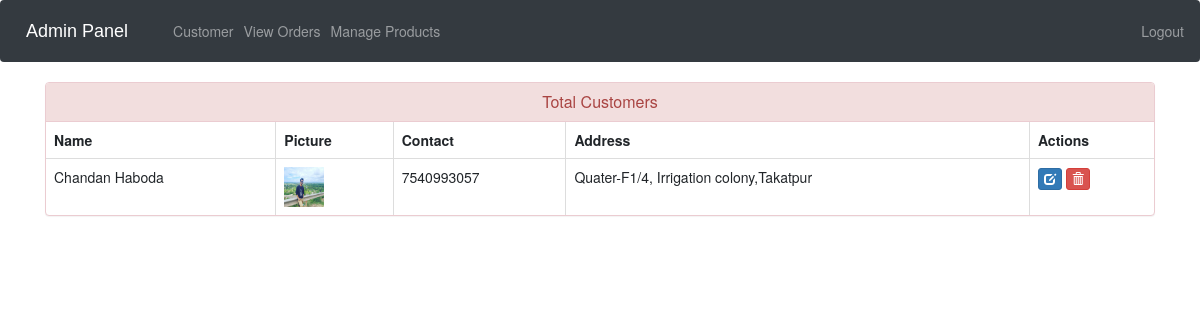
The app's page /view-customer (signed in) with its own data.
### ecom/models.py (models this page shows, shortened)
class Customer(models.Model):
    user=models.OneToOneField(User,on_delete=models.CASCADE)
    profile_pic= models.ImageField(upload_to='profile_pic/CustomerProfilePic/',null=True,blank=True)
    address = models.CharField(max_length=40)
    mobile = models.CharField(max_length=20,null=False)
    @property
    def get_name(self):
        return self.user.first_name+" "+self.user.last_name

### ecom/views.py (the view)
# urls.py: path('view-customer', views.view_customer_view,name='view-customer'),
@login_required(login_url='adminlogin')
def view_customer_view(request):
    customers=models.Customer.objects.all()
    return render(request,'ecom/view_customer.html',{'customers':customers})

### templates/ecom/view_customer.html (shortened to what this page needs)
{% extends 'ecom/admin_base.html' %}
{% load static %}
{% block content %}
<head>
  <link href="//netdna.bootstrapcdn.com/bootstrap/3.0.0/css/bootstrap.min.css" rel="stylesheet" id="bootstrap-css">
</head>
<div class="container">
  <div class="panel panel-danger">
    <div class="panel-heading">
      <h6 class="panel-title">Total Customers</h6>
    </div>
    <table class="table table-hover table-bordered" id="dev-table">
      <thead>
        <tr>
          <th>Name</th>
          <th>Picture</th>
          <th>Contact</th>
          <th>Address</th>
          <th>Actions</th>
        </tr>
      </thead>
      {% for c in customers %}
      <tr>
        <td> {{c.get_name}}</td>
        <td> <img src="{% static c.profile_pic.url %}" alt="Profile Pic" height="40px" width="40px" /></td>
        <td>{{c.mobile}}</td>
        <td>{{c.address}}</td>
        <td><a class="btn btn-primary btn-xs" href="{% url 'update-customer' c.id  %}"><span class="glyphicon glyphicon-edit"></span></a>
        <a class="btn btn-danger btn-xs" href="{% url 'delete-customer' c.id  %}"><span class="glyphicon glyphicon-trash"></span></a></td>
      </tr>
      {% endfor %}
    </table>
  </div>
</div>
{% endblock content %}

### templates/ecom/view_customer.html (style rules this page uses)
a:link { text-decoration: none; }
h6 { text-align: center; }

### records on screen
Customer: get_name "Chandan Haboda", profile_pic (picture), mobile "7540993057", address "Quater-F1/4, Irrigation colony,Takatpur"
